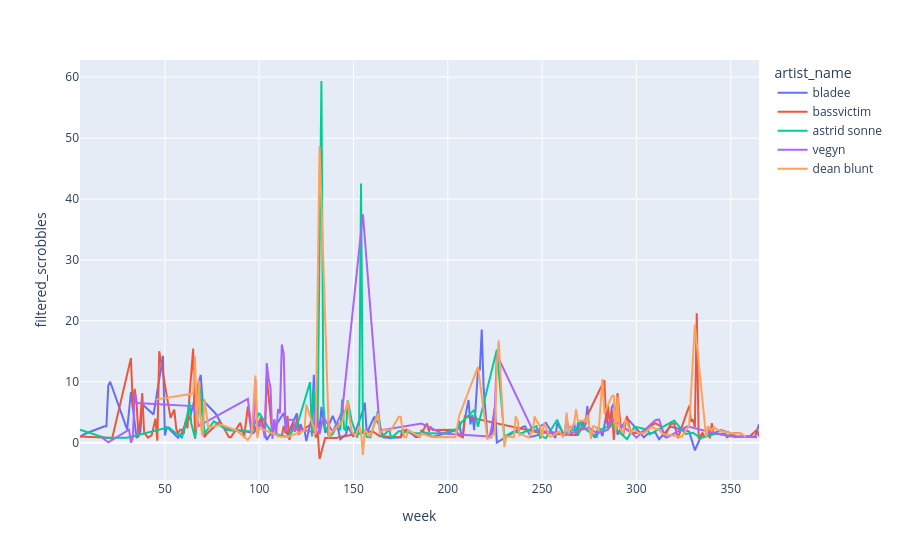

Notebook source saved alongside this figure:
### Code cell
from scipy.signal import savgol_filter
artists_per_week = artists_per_week.with_columns(
    filtered_scrobbles = savgol_filter(
        artists_per_week.select(pl.col("num_scrobbles")).to_numpy().flatten(),
        window_length=4,
        polyorder=3
        )
)
px.line(artists_per_week, "week", "filtered_scrobbles", color="artist_name")
